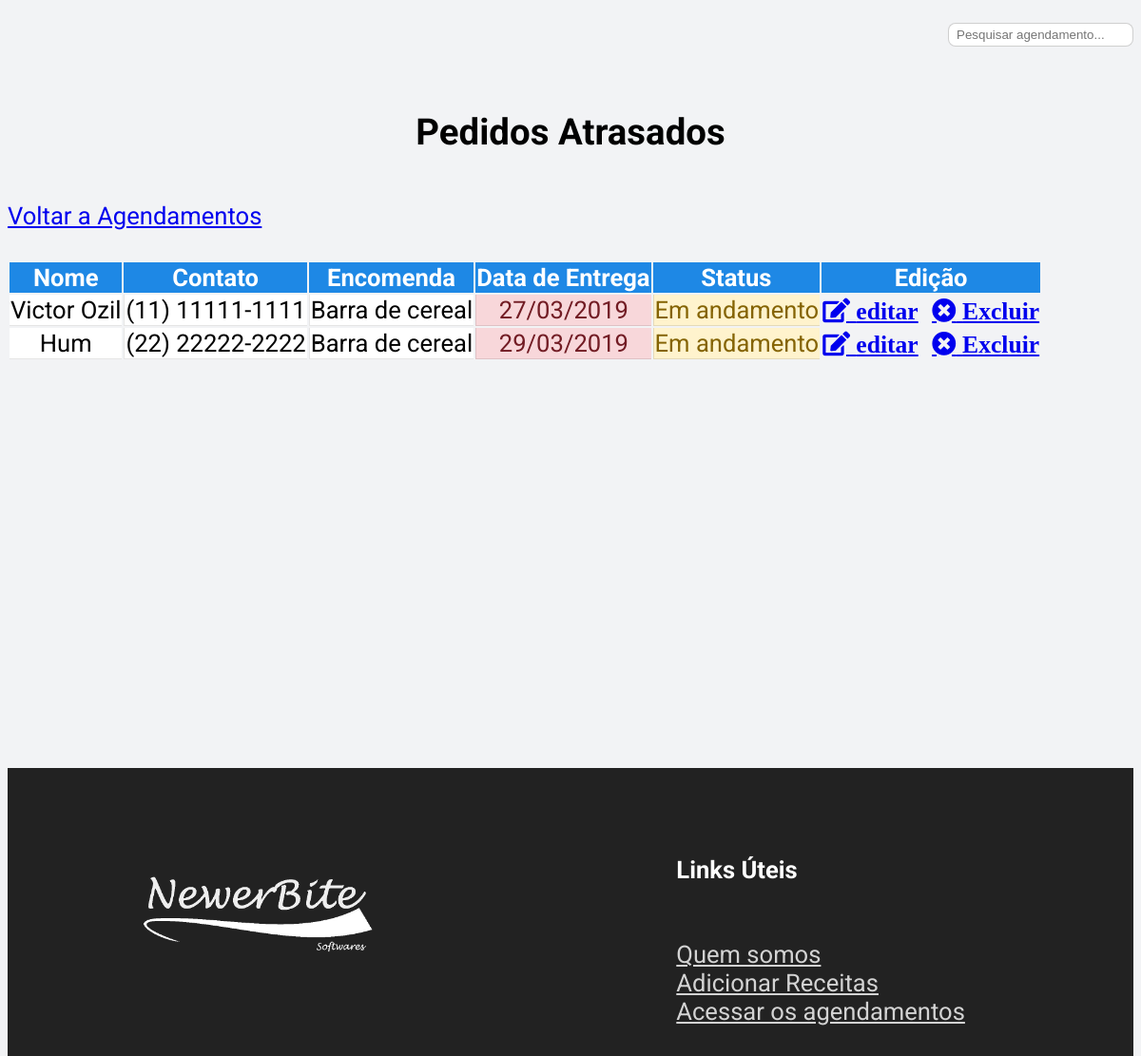
The app's page /pedidosAtrasados.php (signed in), older data.
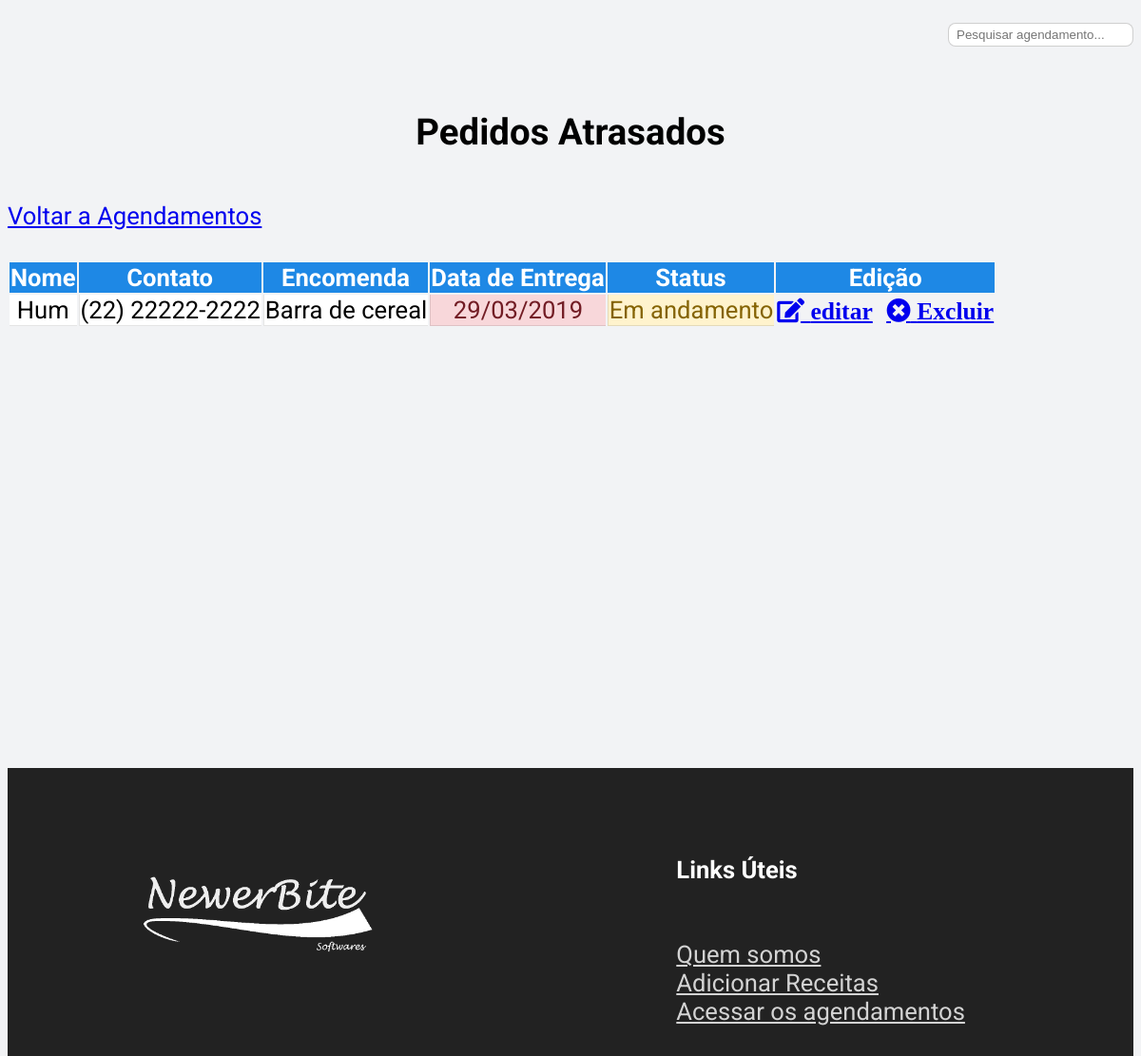
The same page, newer data.
### tables this page shows
CREATE TABLE `pedido` (
  `id_pedido` int(10) NOT NULL,
  `id_cliente` int(10) NOT NULL,
  `id_menu` int(10) NOT NULL,
  `id_usuario` int(10) NOT NULL,
  `data_cadastro` datetime DEFAULT NULL,
  `data_entrega` datetime DEFAULT NULL,
  `valor` double DEFAULT NULL,
  `status_pedido` int(11) UNSIGNED NOT NULL DEFAULT 3
);

CREATE TABLE `cliente` (
  `id_cliente` int(10) NOT NULL,
  `nome` varchar(50) NOT NULL,
  `rg` char(12) NOT NULL,
  `cpf` char(15) NOT NULL,
  `dataNasc` date NOT NULL,
  `email` varchar(50) DEFAULT NULL,
  `cep` char(11) DEFAULT NULL,
  `cidade` char(50) NOT NULL,
  `rua` char(75) NOT NULL,
  `uf` char(50) NOT NULL,
  `bairro` char(50) NOT NULL,
  `num_casa` int(10) NOT NULL,
  `complemento` varchar(20) DEFAULT NULL,
  `telefone` char(15) NOT NULL
);

CREATE TABLE `menu` (
  `id_menu` int(10) NOT NULL,
  `nome_receita` varchar(100) NOT NULL,
  `des_receita` text NOT NULL,
  `tempo_preparo` int(11) NOT NULL,
  `data_cadastro` datetime NOT NULL
);

### pedidosAtrasados.php (the view, shortened to what this page needs)
<!DOCTYPE html PUBLIC "-//W3C//DTD XHTML 1.0 Transitional//EN"
"http://www.w3.org/TR/xhtml1/DTD/xhtml1-transitional.dtd">
<html xmlns="http://www.w3.org/1999/xhtml">
<head>
    <link rel="stylesheet" type="text/css" href="css/agendamento.css">
    <link rel="stylesheet" href="https://maxcdn.bootstrapcdn.com/font-awesome/4.7.0/css/font-awesome.min.css" >
    <link rel="stylesheet" href="https://use.fontawesome.com/releases/v5.5.0/css/all.css">
</head>
<body onload="setTimeout(Att, 60000);">
    <section>
        <div class="container" style="max-width:1359px;">
            <div class="search__person__container">
                <form class="search__person">
                    <input id="myInput" type="text" placeholder="Pesquisar agendamento...">
                </form>
            </div>
            <h4 class="container__title">Pedidos Atrasados</h4>
            <a class="btn btn-info text-light" href="agendamento.php">Voltar a Agendamentos</a>
            <div class="table-responsive" id="tableAgenda">
                <table class="table">
                    <thead class="tableHead">
                        <tr>
                            <th>Nome</th>
                            <th>Contato</th>
                            <th>Encomenda</th>
                            <th>Data de Entrega</th>
                            <th>Status</th>
                            <th>Edição</th>
                        </tr>
                    </thead>
                    <tbody name="table" class="tableBody">
                        <?php
                            include "conexao.php";
                            $sql = mysqli_query($conexao,
                            "SELECT c.id_cliente, c.nome, c.telefone,
                                p.id_pedido, DATE_FORMAT(p.data_entrega, '%d/%m/%Y') as data_entrega , p.status_pedido,
                                m.id_menu, m.nome_receita
                            FROM cliente c
                                JOIN pedido p ON c.id_cliente = p.id_cliente
                                JOIN menu m ON m.id_menu = p.id_menu
                                ORDER BY data_entrega");
                            while ($exibe = mysqli_fetch_assoc($sql)) {
                                if ($exibe["data_entrega"] < date("d/m/Y") && $exibe["status_pedido"] == 1 || $exibe["status_pedido"] == 3) {
                                    echo "<tr>
                                    <td>".$exibe['nome']."</td>
                                    <td>".$exibe['telefone']."</td>
                                    <td>".$exibe['nome_receita']."</td>
                                        <td  style=\"color:#721c24;background-color:#f8d7da;\">".$exibe['data_entrega']."</td>";
                                        if($exibe['status_pedido'] == 1)
                                            echo "<td style=\"color:#005fc1;background-color:#cce5ff;\">Aguardando Entrega <span class=\"spinner-grow spinner-grow-sm\"></span></td>";
                                        elseif($exibe['status_pedido'] == 3)
                                            echo "<td style=\"color:#856404;background-color:#fff3cd;\">Em andamento <span class=\"spinner-grow spinner-grow-sm\"></span></td>";
                                        echo '<td style="background:transparent !important;border:none !important;">
                                                <a class="btn btn-outline-primary text-primary fas fa-edit" href="editAgen.php?id_pedido='.$exibe["id_pedido"].'"> editar</a>
                                                <a class="btn btn-outline-danger text-danger fas fa-times-circle" href="delete.php?id_pedido='.$exibe["id_pedido"].'"> Excluir</a>';
                                        echo '</td>';
                                    echo "</tr>";
                                }
                            }
                         ?>
                    </tbody>
                </table>
            </div>
        </div>
    </section>
    <section id="footer"></section>
</body>
</html>

Row changes from the older to the newer data that the page shows:
no longer on this page (row edited): pedido: id_cliente.nome "Victor Ozil", id_cliente.telefone "(11) 11111-1111", id_menu.nome_receita "Barra de cereal", data_entrega "27/03/2019", shows "Em andamento"
